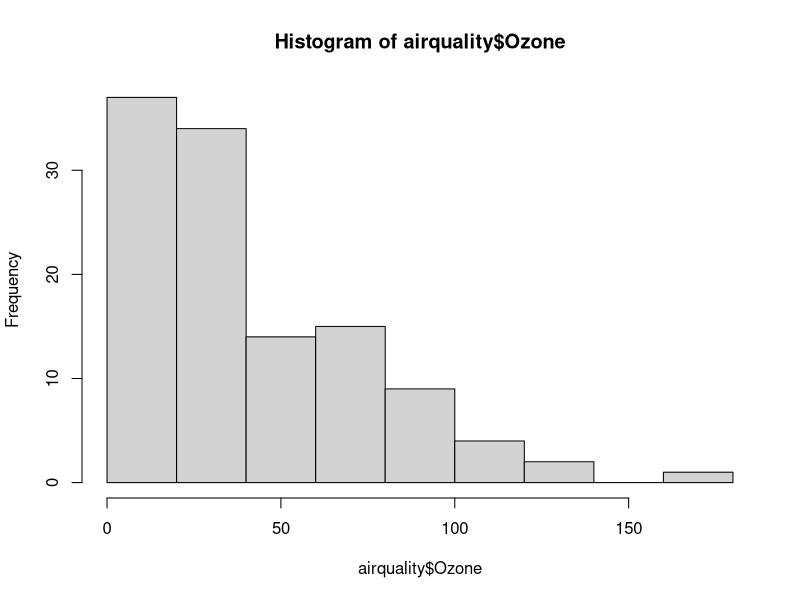
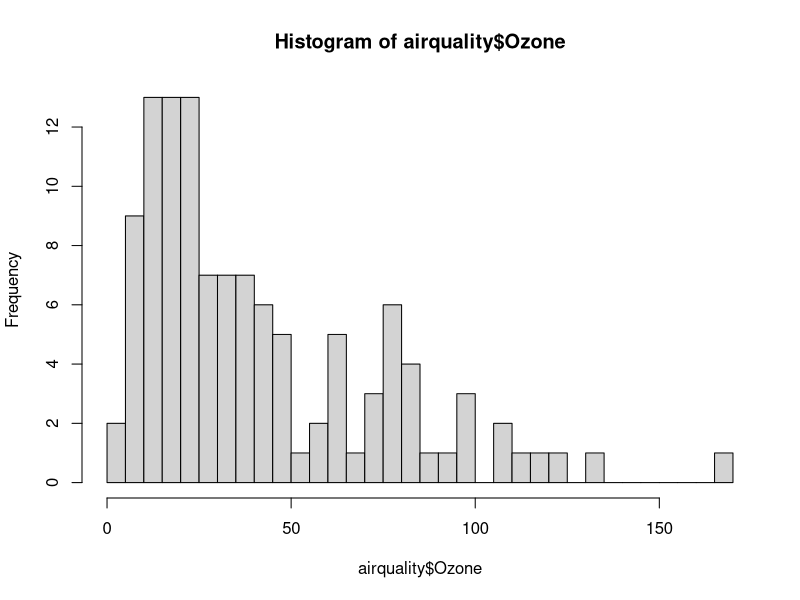
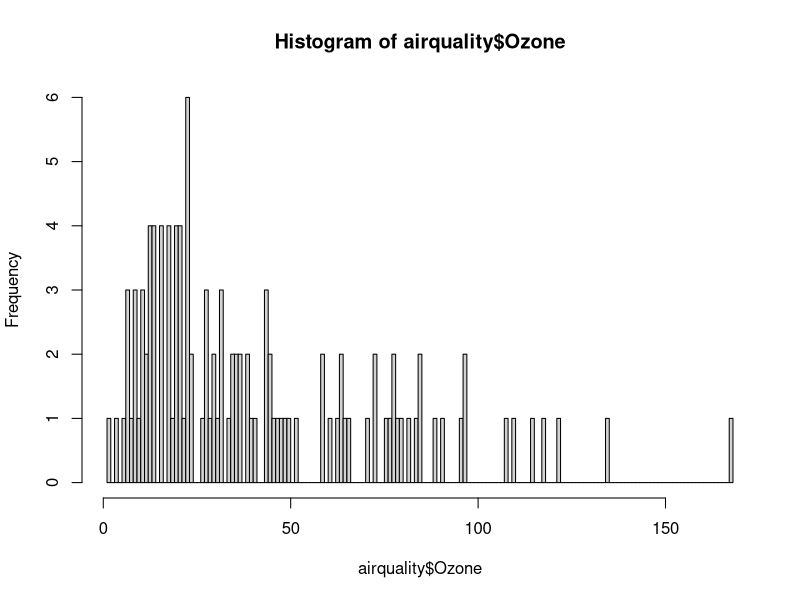
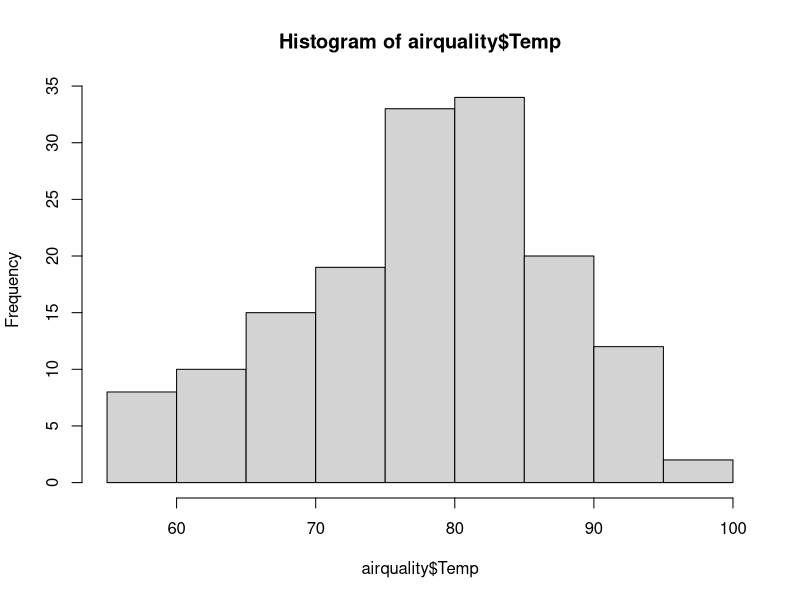

Source code (R) for these figures, in order:
## ---- chunk 1
getwd()
setwd("path/to/folder")
here::here()
## ---- chunk 2
product_func <- function(num1, num2) {
  num1 * num2
}
## ---- chunk 3
dataframe_func <- function(vec1, vec2, vec3) {
  tail(data.frame(vec1, vec2, vec3), n = 2)
}
## ---- chunk 4
head(airquality, n = 5)
## ---- chunk 5
summary(airquality)
## ---- chunk 6
mean(airquality$Ozone, na.rm = T)
## ---- chunk 7
median(airquality$Ozone, na.rm = T)
## ---- chunk 8
hist(airquality$Ozone, breaks = 10)
## ---- chunk 9
hist(airquality$Ozone, breaks = 50)
## ---- chunk 10
hist(airquality$Ozone, breaks = 200)
## ---- chunk 11

## ---- chunk 12
mean(airquality$Temp)
## ---- chunk 13
median(airquality$Temp)
## ---- chunk 14
hist(airquality$Temp)
## ---- chunk 15
mean(airquality$Ozone, na.rm = T)
mean(airquality$Temp)
## ---- chunk 16
median(airquality$Ozone, na.rm = T)
median(airquality$Temp)
## ---- chunk 17
sort(table(airquality$Wind), decreasing = T)[1]
